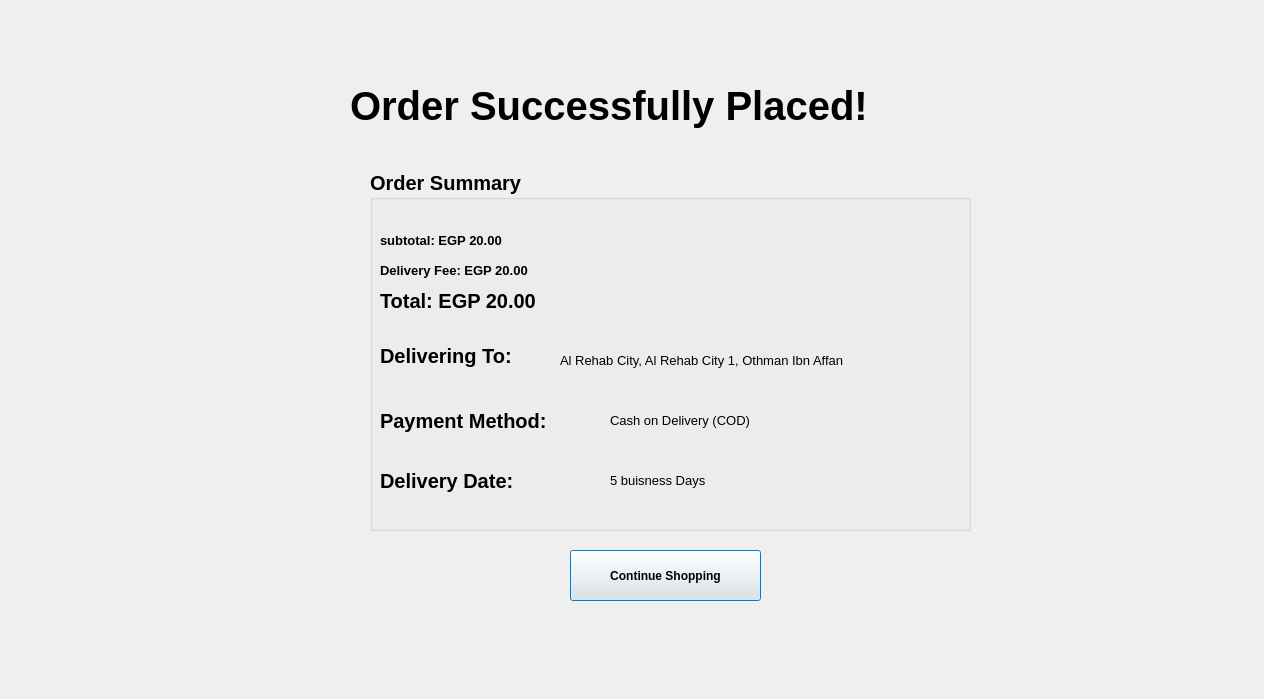
<?xml version="1.0" encoding="UTF-8"?>
<ui version="4.0">
 <class>OrderConfirmation</class>
 <widget class="QDialog" name="OrderConfirmation">
  <property name="geometry">
   <rect>
    <x>0</x>
    <y>0</y>
    <width>1264</width>
    <height>699</height>
   </rect>
  </property>
  <property name="windowTitle">
   <string>Dialog</string>
  </property>
  <widget class="QWidget" name="ConfirmWidget" native="true">
   <property name="geometry">
    <rect>
     <x>320</x>
     <y>50</y>
     <width>691</width>
     <height>561</height>
    </rect>
   </property>
   <widget class="QLabel" name="OrderPlacedLabel">
    <property name="geometry">
     <rect>
      <x>30</x>
      <y>30</y>
      <width>641</width>
      <height>51</height>
     </rect>
    </property>
    <property name="font">
     <font>
      <pointsize>30</pointsize>
      <bold>true</bold>
     </font>
    </property>
    <property name="text">
     <string>Order Successfully Placed!</string>
    </property>
   </widget>
   <widget class="QGroupBox" name="groupBox">
    <property name="geometry">
     <rect>
      <x>50</x>
      <y>120</y>
      <width>601</width>
      <height>361</height>
     </rect>
    </property>
    <property name="font">
     <font>
      <pointsize>15</pointsize>
      <bold>true</bold>
     </font>
    </property>
    <property name="title">
     <string>Order Summary</string>
    </property>
    <widget class="QLabel" name="SubTotalLabel">
     <property name="geometry">
      <rect>
       <x>10</x>
       <y>60</y>
       <width>171</width>
       <height>20</height>
      </rect>
     </property>
     <property name="font">
      <font>
       <pointsize>10</pointsize>
       <bold>true</bold>
      </font>
     </property>
     <property name="text">
      <string>subtotal: EGP 20.00</string>
     </property>
    </widget>
    <widget class="QLabel" name="DeliveryLabel">
     <property name="geometry">
      <rect>
       <x>10</x>
       <y>90</y>
       <width>201</width>
       <height>20</height>
      </rect>
     </property>
     <property name="font">
      <font>
       <pointsize>10</pointsize>
       <bold>true</bold>
      </font>
     </property>
     <property name="text">
      <string>Delivery Fee: EGP 20.00</string>
     </property>
    </widget>
    <widget class="QLabel" name="TotalLabel">
     <property name="geometry">
      <rect>
       <x>10</x>
       <y>120</y>
       <width>211</width>
       <height>21</height>
      </rect>
     </property>
     <property name="text">
      <string>Total: EGP 20.00</string>
     </property>
    </widget>
    <widget class="QLabel" name="DeliveringToLabel">
     <property name="geometry">
      <rect>
       <x>10</x>
       <y>160</y>
       <width>191</width>
       <height>51</height>
      </rect>
     </property>
     <property name="text">
      <string>Delivering To:</string>
     </property>
    </widget>
    <widget class="QLabel" name="AddressLabel">
     <property name="geometry">
      <rect>
       <x>190</x>
       <y>180</y>
       <width>401</width>
       <height>20</height>
      </rect>
     </property>
     <property name="font">
      <font>
       <pointsize>10</pointsize>
       <bold>false</bold>
      </font>
     </property>
     <property name="text">
      <string>Al Rehab City, Al Rehab City 1, Othman Ibn Affan</string>
     </property>
    </widget>
    <widget class="QLabel" name="PaymentMethodLabel">
     <property name="geometry">
      <rect>
       <x>10</x>
       <y>230</y>
       <width>221</width>
       <height>41</height>
      </rect>
     </property>
     <property name="text">
      <string>Payment Method:</string>
     </property>
    </widget>
    <widget class="QLabel" name="PaymentMethod">
     <property name="geometry">
      <rect>
       <x>240</x>
       <y>240</y>
       <width>301</width>
       <height>20</height>
      </rect>
     </property>
     <property name="font">
      <font>
       <pointsize>10</pointsize>
       <bold>false</bold>
      </font>
     </property>
     <property name="text">
      <string>Cash on Delivery (COD)</string>
     </property>
    </widget>
    <widget class="QLabel" name="DelievryDateLabel">
     <property name="geometry">
      <rect>
       <x>10</x>
       <y>290</y>
       <width>211</width>
       <height>41</height>
      </rect>
     </property>
     <property name="text">
      <string>Delivery Date:</string>
     </property>
    </widget>
    <widget class="QLabel" name="DeliveryDate">
     <property name="geometry">
      <rect>
       <x>240</x>
       <y>300</y>
       <width>291</width>
       <height>20</height>
      </rect>
     </property>
     <property name="font">
      <font>
       <pointsize>10</pointsize>
       <bold>false</bold>
      </font>
     </property>
     <property name="text">
      <string>5 buisness Days</string>
     </property>
    </widget>
   </widget>
   <widget class="QPushButton" name="pushButton">
    <property name="geometry">
     <rect>
      <x>250</x>
      <y>500</y>
      <width>191</width>
      <height>51</height>
     </rect>
    </property>
    <property name="font">
     <font>
      <bold>true</bold>
     </font>
    </property>
    <property name="text">
     <string>Continue Shopping</string>
    </property>
   </widget>
  </widget>
 </widget>
 <resources/>
 <connections/>
</ui>
